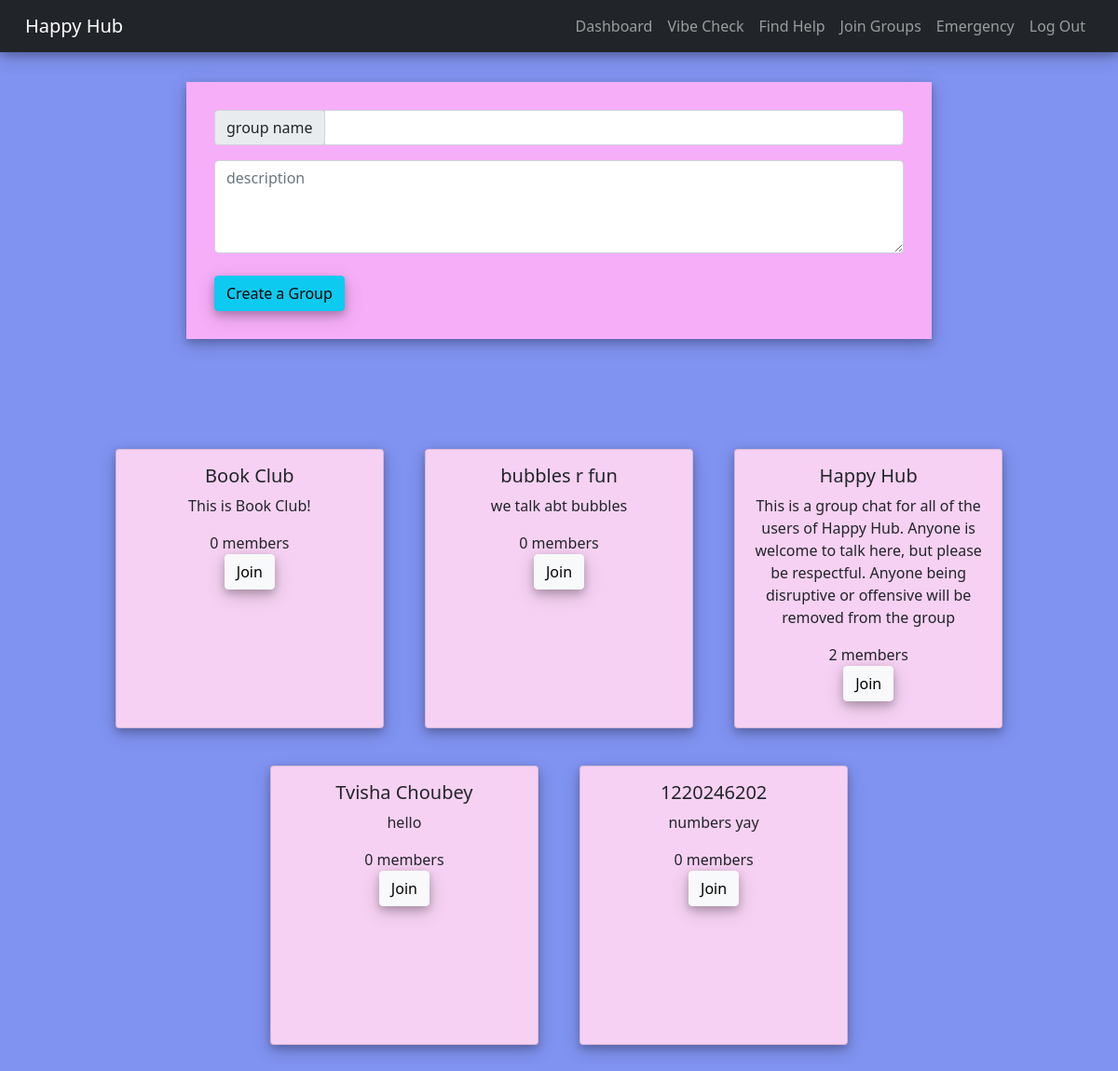
Before: /app2/group (signed in) with the older database file.
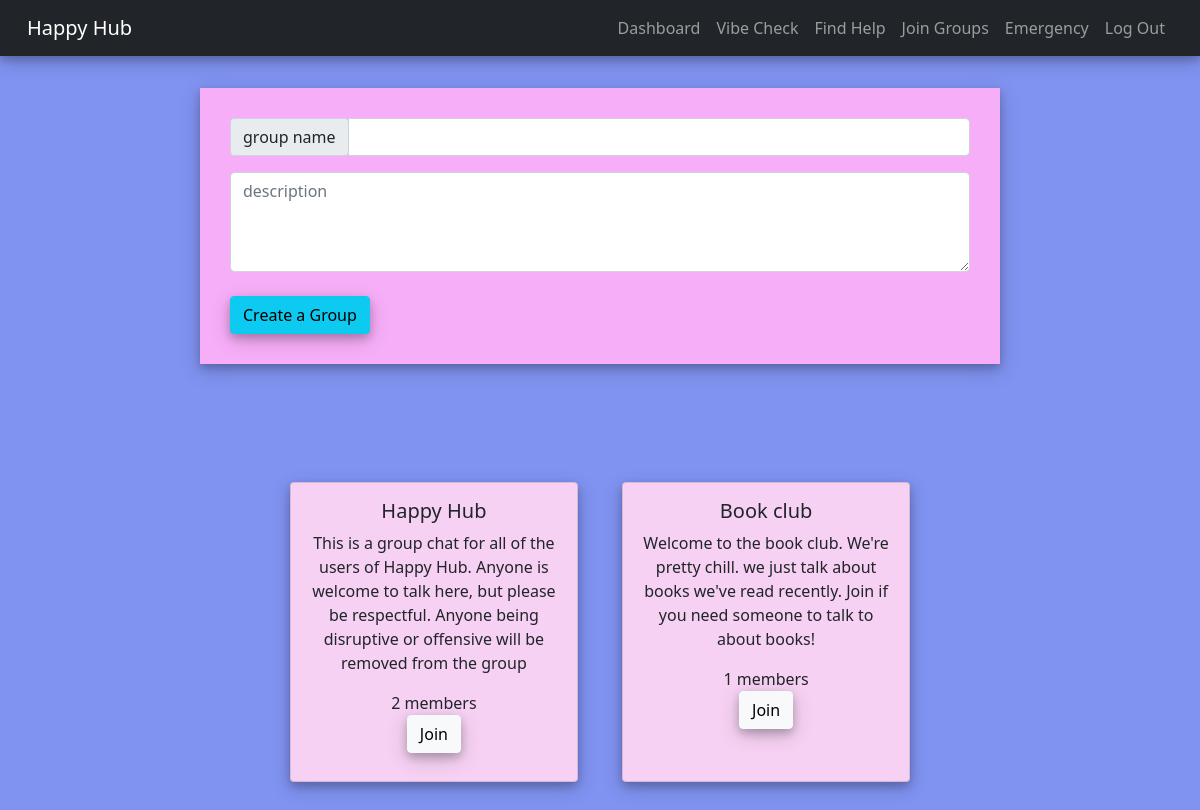
After: the same page with the newer database file.
### APP/models.py (models this page shows, shortened)
class ChatGroup(models.Model):
    name = models.CharField(max_length=50, default='', unique = True)
    created_at = models.DateTimeField(default=timezone.now)
    description = models.CharField(max_length=300, default='')
    members = models.ManyToManyField(User, through='GroupMembership')

### APP/views.py (the view, shortened to what this page needs)
# urls.py: path('group', views.group, name='group'),
def group(request):
    if not request.session.get('logged_in'):
        return redirect('/app2/login')
    else:
        allGroups = ChatGroup.objects.all()
        groups = []
        allMembers = GroupMembership.objects.all()
        class Group:
            def __init__(self, name, description, members, number):
                self.name = name
                self.description = description
                self.members = members
                self.n = n
        for group in range(len(allGroups)):
            n = 0
            for g in GroupMembership.objects.filter(group = allGroups[group]):
                n = n+1
            groups.append(Group(allGroups[group].name, allGroups[group].description, GroupMembership.objects.filter(group = allGroups[group]), n))
        context = {
            'groups': groups
        }
        return render(request, 'group.html', context)

### APP/templates/group.html (shortened to what this page needs)
{% extends 'main.html' %}
{% block content %}
<br>
<br>
    <div class="createGrp">
        <form action="{% url 'group' %}" method="post" id="create">
            <div class="input-group mb-3">
                <div class="input-group-prepend">
                  <span class="input-group-text" id="basic-addon1">group name</span>
                </div>
                <input name="name" type="text" class="form-control" aria-describedby="basic-addon1">
            </div>
            <textarea name="description" style="width:740px; min-height: 100px;" class="form-control"  placeholder="description"></textarea>
            <br>
            <button type="submit" class="btn btn-info" style="box-shadow: 0 4px 8px 0 rgba(0, 0, 0, 0.2), 0 6px 20px 0 rgba(0, 0, 0, 0.19);">Create a Group</button>
        </form>
    </div>
    <br>
    <br>
    <center>
    {% for group in groups %}
        <div class="card" style="width: 18rem; background-color: #F6D1F3;  margin: 30px; display: inline-block; vertical-align: top; height: 300px; display: inline-block;  box-shadow: 0 4px 8px 0 rgba(0, 0, 0, 0.2), 0 6px 20px 0 rgba(0, 0, 0, 0.19); margin: 20px;">
            <div class="card-body">
            <h5 class="card-title">{{group.name}}</h5>
            <p class="card-text">{{group.description}}</p>
            {{group.n}} members
            <form action="{% url 'joinGroup' %}" method="post" id="join">
                <button class="btn btn-light" style="box-shadow: 0 4px 8px 0 rgba(0, 0, 0, 0.2), 0 6px 20px 0 rgba(0, 0, 0, 0.19);" type = "submit">Join</button>
            </form>
            </div>
        </div>
    {% endfor %}
    </center>
{% endblock %}

### APP/templates/main.html (shortened to what this page needs)
{% load static %}
<!DOCTYPE html>
<html lang="en">
<head>
    <link href="https://cdn.jsdelivr.net/npm/bootstrap@5.1.3/dist/css/bootstrap.min.css" rel="stylesheet">
    <link rel="stylesheet" href="https://cdnjs.cloudflare.com/ajax/libs/font-awesome/6.1.1/css/all.min.css" />
    <link rel="stylesheet" type="text/css" href="{% static 'css/main2.css' %}">
	<link href="https://cdn.jsdelivr.net/npm/bootstrap@5.0.2/dist/css/bootstrap.min.css" rel="stylesheet">
</head>
<body>
	<header>
	  <nav class="navbar navbar-expand-md navbar-dark fixed-top bg-dark">
	    <div class="container-fluid">
	      <a class="navbar-brand" href="{% url 'home' %}">Happy Hub</a>
	      <div class="collapse navbar-collapse" id="navbarCollapse">
	        <ul class="navbar-nav ms-auto mb-2 mb-md-0">
	          <li class="nav-item">
	            <a class="nav-link" href="{% url 'dashboard' %}">Dashboard</a>
	          </li>
	          <li class="nav-item">
	            <a class="nav-link" href="{% url 'moodChecker' %}">Vibe Check</a>
	          </li>
	          <li class="nav-item">
	            <a class="nav-link" href="{% url 'help' %}">Find Help</a>
	          </li>
			  <li class="nav-item">
	            <a class="nav-link" href="{% url 'group' %}">Join Groups</a>
	          </li>
			  <li class="nav-item">
	            <a class="nav-link" href="{% url 'emergency' %}">Emergency</a>
	          </li>
	          <li class="nav-item">
	            <a class="nav-link" href="{% url 'logout' %}">Log Out</a>
	          </li>
	        </ul>
	      </div>
	    </div>
	  </nav>
	</header>
	<main>
	  {% block content %}
	  {% endblock %}
	</main>
</body>
</html>

### APP/static/css/main2.css (style rules this page uses)
html { background-color:#5C82A0; background-size: cover; }
.navbar { min-height: 50px; padding: 15px; box-shadow: 0 4px 8px 0 rgba(0, 0, 0, 0.2), 0 6px 20px 0 rgba(0, 0, 0, 0.19); }
main { padding-bottom: 30px; padding-top: 40px; }
main { background-color: #8093F1; background-size: cover; }
body { position: relative; overflow-x: hidden; background-size: cover; background-color: #8093F1; }
body, html { height: 100%; }
.card { border-radius: 0px; }
.createGrp { background-color: #F7AEF8; max-width: 50rem; margin: auto; padding: 30px; box-shadow: 0 4px 8px 0 rgba(0, 0, 0, 0.2), 0 6px 20px 0 rgba(0, 0, 0, 0.19); }

Changed rows visible on the page:
removed ChatGroup: name "Book Club", description "This is Book Club!"
removed ChatGroup: name "bubbles r fun", description "we talk abt bubbles"
removed ChatGroup: name "Tvisha Choubey", description "hello"
removed ChatGroup: name "1220246202", description "numbers yay"
added ChatGroup: name "Book club", description "Welcome to the book club. We're pretty chill. we just talk about books we've read recently. Join if you need someone to talk to about books!"
Other visible differences:
new list line: "1 members Join"
list line gone: "0 members Join"
